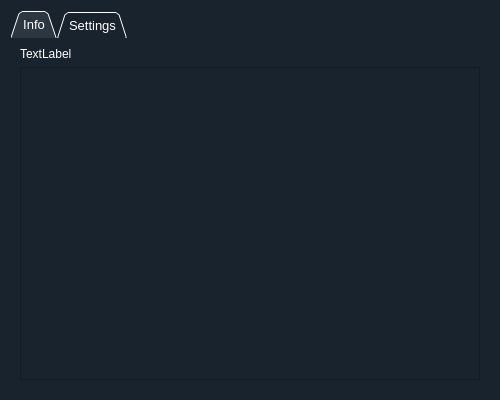
<?xml version="1.0" encoding="UTF-8"?>
<ui version="4.0">
 <class>infosett_dialog</class>
 <widget class="QDialog" name="infosett_dialog">
  <property name="geometry">
   <rect>
    <x>0</x>
    <y>0</y>
    <width>500</width>
    <height>400</height>
   </rect>
  </property>
  <property name="windowTitle">
   <string>Dialog</string>
  </property>
  <property name="styleSheet">
   <string notr="true">background-color: rgb(25, 35, 45);
color: rgb(255, 255, 255);
border-color: rgb(200, 200, 200);


</string>
  </property>
  <layout class="QGridLayout" name="gridLayout_3">
   <item row="0" column="0">
    <widget class="QTabWidget" name="infosett_dialog_tab">
     <property name="palette">
      <palette>
       <active>
        <colorrole role="WindowText">
         <brush brushstyle="SolidPattern">
          <color alpha="255">
           <red>255</red>
           <green>255</green>
           <blue>255</blue>
          </color>
         </brush>
        </colorrole>
        <colorrole role="Button">
         <brush brushstyle="SolidPattern">
          <color alpha="255">
           <red>25</red>
           <green>35</green>
           <blue>45</blue>
          </color>
         </brush>
        </colorrole>
        <colorrole role="Text">
         <brush brushstyle="SolidPattern">
          <color alpha="255">
           <red>255</red>
           <green>255</green>
           <blue>255</blue>
          </color>
         </brush>
        </colorrole>
        <colorrole role="ButtonText">
         <brush brushstyle="SolidPattern">
          <color alpha="255">
           <red>255</red>
           <green>255</green>
           <blue>255</blue>
          </color>
         </brush>
        </colorrole>
        <colorrole role="Base">
         <brush brushstyle="SolidPattern">
          <color alpha="255">
           <red>25</red>
           <green>35</green>
           <blue>45</blue>
          </color>
         </brush>
        </colorrole>
        <colorrole role="Window">
         <brush brushstyle="SolidPattern">
          <color alpha="255">
           <red>25</red>
           <green>35</green>
           <blue>45</blue>
          </color>
         </brush>
        </colorrole>
        <colorrole role="PlaceholderText">
         <brush brushstyle="SolidPattern">
          <color alpha="128">
           <red>255</red>
           <green>255</green>
           <blue>255</blue>
          </color>
         </brush>
        </colorrole>
       </active>
       <inactive>
        <colorrole role="WindowText">
         <brush brushstyle="SolidPattern">
          <color alpha="255">
           <red>255</red>
           <green>255</green>
           <blue>255</blue>
          </color>
         </brush>
        </colorrole>
        <colorrole role="Button">
         <brush brushstyle="SolidPattern">
          <color alpha="255">
           <red>25</red>
           <green>35</green>
           <blue>45</blue>
          </color>
         </brush>
        </colorrole>
        <colorrole role="Text">
         <brush brushstyle="SolidPattern">
          <color alpha="255">
           <red>255</red>
           <green>255</green>
           <blue>255</blue>
          </color>
         </brush>
        </colorrole>
        <colorrole role="ButtonText">
         <brush brushstyle="SolidPattern">
          <color alpha="255">
           <red>255</red>
           <green>255</green>
           <blue>255</blue>
          </color>
         </brush>
        </colorrole>
        <colorrole role="Base">
         <brush brushstyle="SolidPattern">
          <color alpha="255">
           <red>25</red>
           <green>35</green>
           <blue>45</blue>
          </color>
         </brush>
        </colorrole>
        <colorrole role="Window">
         <brush brushstyle="SolidPattern">
          <color alpha="255">
           <red>25</red>
           <green>35</green>
           <blue>45</blue>
          </color>
         </brush>
        </colorrole>
        <colorrole role="PlaceholderText">
         <brush brushstyle="SolidPattern">
          <color alpha="128">
           <red>255</red>
           <green>255</green>
           <blue>255</blue>
          </color>
         </brush>
        </colorrole>
       </inactive>
       <disabled>
        <colorrole role="WindowText">
         <brush brushstyle="SolidPattern">
          <color alpha="255">
           <red>255</red>
           <green>255</green>
           <blue>255</blue>
          </color>
         </brush>
        </colorrole>
        <colorrole role="Button">
         <brush brushstyle="SolidPattern">
          <color alpha="255">
           <red>25</red>
           <green>35</green>
           <blue>45</blue>
          </color>
         </brush>
        </colorrole>
        <colorrole role="Text">
         <brush brushstyle="SolidPattern">
          <color alpha="255">
           <red>255</red>
           <green>255</green>
           <blue>255</blue>
          </color>
         </brush>
        </colorrole>
        <colorrole role="ButtonText">
         <brush brushstyle="SolidPattern">
          <color alpha="255">
           <red>255</red>
           <green>255</green>
           <blue>255</blue>
          </color>
         </brush>
        </colorrole>
        <colorrole role="Base">
         <brush brushstyle="SolidPattern">
          <color alpha="255">
           <red>25</red>
           <green>35</green>
           <blue>45</blue>
          </color>
         </brush>
        </colorrole>
        <colorrole role="Window">
         <brush brushstyle="SolidPattern">
          <color alpha="255">
           <red>25</red>
           <green>35</green>
           <blue>45</blue>
          </color>
         </brush>
        </colorrole>
        <colorrole role="PlaceholderText">
         <brush brushstyle="SolidPattern">
          <color alpha="128">
           <red>255</red>
           <green>255</green>
           <blue>255</blue>
          </color>
         </brush>
        </colorrole>
       </disabled>
      </palette>
     </property>
     <property name="font">
      <font>
       <family>Segoe UI</family>
       <pointsize>10</pointsize>
      </font>
     </property>
     <property name="styleSheet">
      <string notr="true">QTabBar {
border-color: rgb(200, 200, 200);
}

QTabBar::tab:selected, QTabBar::tab:hover {
background-color: rgb(45, 55, 65);
}</string>
     </property>
     <property name="tabShape">
      <enum>QTabWidget::Triangular</enum>
     </property>
     <property name="currentIndex">
      <number>0</number>
     </property>
     <property name="elideMode">
      <enum>Qt::ElideLeft</enum>
     </property>
     <property name="movable">
      <bool>true</bool>
     </property>
     <widget class="QWidget" name="tab_info">
      <attribute name="title">
       <string>Info</string>
      </attribute>
      <layout class="QGridLayout" name="gridLayout">
       <item row="0" column="0">
        <widget class="QLabel" name="info_funclabel">
         <property name="text">
          <string>TextLabel</string>
         </property>
        </widget>
       </item>
       <item row="1" column="0">
        <widget class="QTextEdit" name="info_text"/>
       </item>
      </layout>
     </widget>
     <widget class="QWidget" name="tab_settings">
      <attribute name="title">
       <string>Settings</string>
      </attribute>
      <layout class="QGridLayout" name="gridLayout_2">
       <item row="0" column="0">
        <widget class="QLabel" name="settings_funclabel">
         <property name="text">
          <string>TextLabel</string>
         </property>
        </widget>
       </item>
       <item row="1" column="0">
        <widget class="QTableWidget" name="settings_table">
         <property name="styleSheet">
          <string notr="true">QHeaderView::section {
        background-color: rgb(45, 55, 65);
}</string>
         </property>
        </widget>
       </item>
      </layout>
     </widget>
    </widget>
   </item>
  </layout>
 </widget>
 <resources/>
 <connections/>
</ui>
